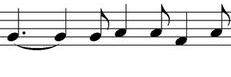
#> input picture input/notes2.jpg, 231 x 77 px
$ python -i documentAdjuster.py   (imports and definitions only)   (older library calls are emulated)
#> lines starting #> are read from the running program, lines starting #| are printed output that depends on the picture; after the words box and inside, x2 and y2 are one past the last pixel; in counts of white or black regions, pixels touching at a corner belong together
#> further down, picture is the input picture: shape (77, 231, 3); min 0, max 255, mean 228.2
import cv2
import numpy as np
from line import *
from bar import *
import sys
import math

def distance(point1, point2):
    return np.sqrt((point1[0] - point2[0]) ** 2 + (point1[1] - point2[1]) ** 2)


def main(image):
    gray = cv2.cvtColor(image.copy(), cv2.COLOR_RGB2GRAY)

    edged = cv2.Canny(gray, 0, 50)
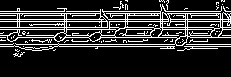
#> edged: shape (77, 231); 18.8% white in thin lines or dots, all inside (x1, y1, x2, y2) = (0, 0, 231, 57)

    _, contours, _ = cv2.findContours(edged, cv2.RETR_LIST, cv2.CHAIN_APPROX_NONE)
#> contours = 152 contours, 112 with area under 20; largest, box (x1, y1, x2, y2) and area: (0, 4, 231, 51) 5064, (7, 29, 65, 42) 391, (19, 21, 65, 28) 260, (19, 13, 65, 20) 260, (65, 29, 102, 38) 230
    contours = sorted(contours, key=cv2.contourArea, reverse=True)

    for cnt in contours:
        # Douglas Pecker algorithm
        epsilon = 0.1 * cv2.arcLength(cnt, True)
        approx = cv2.approxPolyDP(cnt, epsilon, True)
        if len(approx) == 4:
            sheet = approx
            break
#> this loop made 18 passes
#> (epsilon, sheet) on pass 18: (4.25, [[109, 22], [124, 21], [125, 26], [110, 27]])
#> (epsilon, approx) on passes 1 to 6: (202.8, [[230, 13], [0, 46]]), (19.39, [[7, 38], [64, 30]]), (17.59, [[19, 22], [64, 26]]), (17.76, [[19, 14], [64, 18]]), (14.65, [[65, 36], [101, 30]]), (19.4, [[103, 12], [160, 12]])

    if not 'sheet' in locals():
        print("Couldn't find a paper sheet in the picture!")
        sys.exit()

    approx = np.asarray([x[0] for x in sheet.astype(dtype=np.float32)])

    # tl has the smallest sum, br- the biggest
    top_left = min(approx, key=lambda t: t[0] + t[1])
#> top_left = [109, 22]
    bottom_right = max(approx, key=lambda t: t[0] + t[1])
#> bottom_right = [125, 26]
    top_right = max(approx, key=lambda t: t[0] - t[1])
#> top_right = [124, 21]
    bottom_left = min(approx, key=lambda t: t[0] - t[1])
#> bottom_left = [110, 27]

    max_width = int(max(distance(bottom_right, bottom_left), distance(top_right, top_left)))
#> max_width = 15
    max_height = int(max(distance(top_right, bottom_right), distance(top_left, bottom_left)))
#> max_height = 5

    arr = np.array([
        [0, 0],
        [max_width - 1, 0],
        [max_width - 1, max_height - 1],
        [0, max_height - 1]], dtype="float32")
#> arr = [[0, 0], [14, 0], [14, 4], [0, 4]]

    rectangle = np.asarray([top_left, top_right, bottom_right, bottom_left])
#> rectangle = [[109, 22], [124, 21], [125, 26], [110, 27]]

    M = cv2.getPerspectiveTransform(rectangle, arr)
#> M = [[0.921, -0.184, -96.34], [0.0526, 0.789, -23.11], [0, 0, 1]]
    dst = cv2.warpPerspective(image, M, (max_width, max_height))

    cv2.drawContours(image, [sheet], -1, (0, 255, 0), 2)
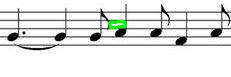
#> image: shape (77, 231, 3); 0.65% of pixels changed, all inside (x1, y1, x2, y2) = (108, 20, 127, 29)
    cv2.imwrite("with_contours.png", image)
    dst = cv2.cvtColor(dst, cv2.COLOR_BGR2GRAY)

    _, result = cv2.threshold(dst, 0, 255, cv2.THRESH_BINARY + cv2.THRESH_OTSU)

    cv2.imwrite("threshold.png", result)
    return result

>>> import cv2
>>> picture = cv2.cvtColor(cv2.imread('input/notes2.jpg'), cv2.COLOR_BGR2RGB)
>>> result = main(picture)

$ run again, on input/notes3.jpg
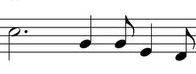
#> input picture input/notes3.jpg, 196 x 74 px
#> picture is the input picture: shape (74, 196, 3); min 0, max 255, mean 230.3
#> in main, `edged = cv2.Canny(gray, 0, 50)`:
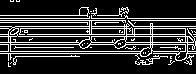
#> edged: shape (74, 196); 20.4% white in thin lines or dots
#> contours = 96 contours, 66 with area under 20; largest, box (x1, y1, x2, y2) and area: (0, 20, 196, 65) 4548, (10, 44, 151, 52) 888, (14, 26, 127, 41) 808, (10, 35, 90, 44) 450, (151, 44, 186, 53) 232
#> the loop in main, `for cnt in contours:` made 13 passes
#> (epsilon, sheet) on pass 13: (4.17, [[134, 29], [149, 28], [150, 33], [135, 34]])
#> top_left = [134, 29]
#> bottom_right = [150, 33]
#> top_right = [149, 28]
#> bottom_left = [135, 34]
#> max_width = 15
#> max_height = 5
#> arr = [[0, 0], [14, 0], [14, 4], [0, 4]]
#> rectangle = [[134, 29], [149, 28], [150, 33], [135, 34]]
#> M = [[0.921, -0.184, -118.1], [0.0526, 0.789, -29.95], [-5.11e-17, 1.02e-17, 1]]
#> in main, `cv2.drawContours(image, [sheet], -1, (0, 255, 0), 2)`:
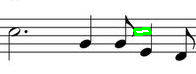
#> image: shape (74, 196, 3); 0.8% of pixels changed, all inside (x1, y1, x2, y2) = (133, 27, 152, 36)
